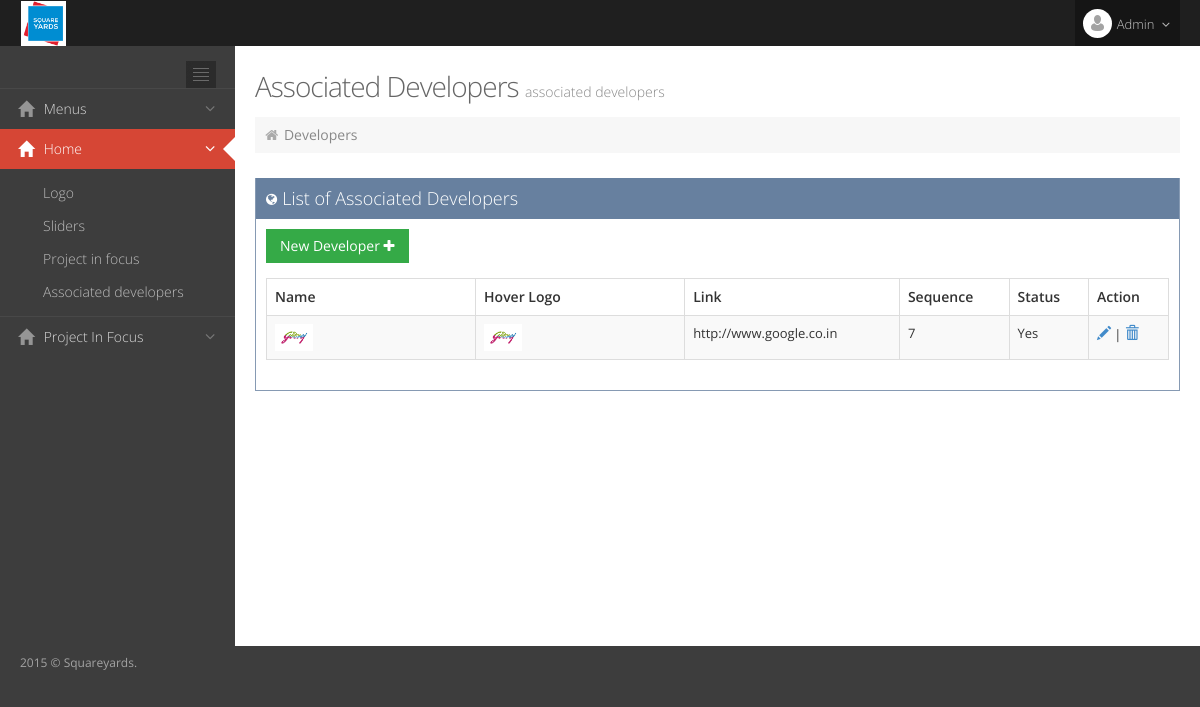
Screenshot of /index.php/associated_developer with the database file from the repository.
### tables this page shows
CREATE TABLE `associated_developers` (
  `id` bigint(20) NOT NULL AUTO_INCREMENT,
  `logo` varchar(500) DEFAULT NULL,
  `logo2` varchar(500) DEFAULT NULL,
  `link` text,
  `sequence` int(2) DEFAULT NULL,
  `status` int(1) DEFAULT '1' COMMENT '1=active, 0=deactive',
  PRIMARY KEY (`id`)
);

### application/controllers/Associated_developer.php (called while the page is built, shortened)
<?php
class Associated_developer extends CI_Controller {
	public function __construct()
    {
            $this->load->helper(array('form', 'url'));
            $this->load->library('upload');
            $this->load->model('home_model');
    }
	public function index()
	{
		$this->data['type']='list';
		$this->data['menu_status']='home';
		$this->data['content']='associated_developers/index.php';
		$data2=$this->home_model->selectAssDevelopers();
		$this->data['data']=$data2;
		$this->load->view('index', $this->data);
	}
}

### index.php (called while the page is built, shortened)
<?php
require_once BASEPATH.'core/CodeIgniter.php';

### application/models/home_model.php (called while the page is built, shortened)
<?php  if (! defined('BASEPATH')) exit('No direct script access allowed');
class Home_model extends CI_Model
{
	public function selectAssDevelopers(){
		$query=$this->db->get('associated_developers');
		return $query->result_array();
	}
}

### application/views/associated_developers/index.php (the view, shortened to what this page needs)
<div class="page-content-wrapper">
		<div class="page-content">
			<h3 class="page-title">
			Associated Developers <small>associated developers</small>
			</h3>
			<div class="page-bar">
				<ul class="page-breadcrumb">
					<li>
						<i class="fa fa-home"></i>
						<a href="#">Developers</a>
					</li>
				</ul>
			</div>
			<div class="row">
				<div class="col-md-12">
					<div class="portlet box blue-hoki">
						<div class="portlet-title">
							<div class="caption">
								<i class="fa fa-globe"></i>List of Associated Developers
							</div>
						</div>
						<div class="portlet-body">
							<div class="table-toolbar">
								<div class="row">
									<div class="col-md-6">
										<div class="btn-group">
											<a href="<?php echo base_url();?>index.php/associated_developer/add"><button class="btn green" id="sample_editable_1_new">
											New Developer <i class="fa fa-plus"></i>
											</button>
											</a>
										</div>
									</div>
								</div>
							</div>
							<table class="table table-striped table-bordered table-hover" id="sample_1">
							<thead>
							<tr>
								<th>
									 Name
								</th>
								<th>
									 Hover Logo
								</th>
								<th>
									 Link
								</th>
								<th>
									 Sequence
								</th>
								<th>
									 Status
								</th>
								<th>
									Action
								</th>
							</tr>
							</thead>
							<tbody>
							<?php
							foreach ($data as $keyres => $valueres) {
							?>
							<tr>
								<td>
									 <img src="<?php echo base_url();?>images/associated_developer/<?php echo $valueres['logo'];?>" width="20%" height="auto">
								</td>
								<td>
									 <img src="<?php echo base_url();?>images/associated_developer/<?php echo $valueres['logo2'];?>" width="20%" height="auto">
								</td>
								<td>
									 <?php echo trim($valueres['link']);?>
								</td>
								<td>
									 <?php echo trim($valueres['sequence']);?>
								</td>
								<td>
									 <?php if(trim($valueres['status'])==1) echo "Yes"; else echo "No";?>
								</td>
								<td>
									 <a href="<?php echo base_url();?>index.php/associated_developer/edit/<?php echo $valueres['id'];?>" class="glyphicon glyphicon-pencil"></a>
									 <?php if(trim($valueres['status'])==1){
									 echo "|";
									  ?>
									 	<a href="<?php echo base_url();?>index.php/associated_developer/delete/<?php echo $valueres['id'];?>" class="glyphicon glyphicon-trash" onclick="return confirm('Are you sure do you want to Delete developer!')"></a>
									 <?php
									  }
									  ?>
								</td>
							</tr>
							<?php
							}
							?>
							</tbody>
							</table>
						</div>
					</div>
				</div>
			</div>
		</div>
	</div>

### assets/admin/layout/css/layout.css (style rules this page uses)
.page-header, .page-sidebar-wrapper, .page-content-wrapper, .page-footer { transition: margin 0.3s; }
.page-title { padding: 0px; font-size: 28px; letter-spacing: -1px; display: block; color: #666; margin: 0px 0px 15px 0px; font-weight: 300; font-family: "Open Sans", sans-serif; }
.page-title small { font-size: 14px; letter-spacing: 0px; font-weight: 300; color: #888; }
.page-bar { padding: 0px; background-color: #f7f7f7; margin-bottom: 25px; }
.page-bar:before, .page-bar:after { content: " "; display: table; }
.page-bar:after { clear: both; }
.page-bar .page-breadcrumb { display: inline-block; float: left; padding: 8px; margin: 0; list-style: none; }
.page-bar .page-breadcrumb > li { display: inline-block; }
.page-bar .page-breadcrumb > li > a, .page-bar .page-breadcrumb > li > span { color: #888; font-size: 14px; text-shadow: none; }
.page-bar .page-breadcrumb > li > i { color: #aaa; font-size: 14px; text-shadow: none; }
.page-content { margin-top: 0px; padding: 0px; background-color: #fff; }
@media (min-width: 992px) { .page-content-wrapper { float: left; width: 100%; } }
@media (min-width: 992px) { .page-content-wrapper .page-content { margin-left: 235px; margin-top: 0px; min-height: 600px; padding: 25px 20px 10px 20px; } }

### assets/admin/layout/css/themes/default.css (style rules this page uses)
body { background-color: #3d3d3d; }

### rows the page displays
associated_developers: logo (picture), logo2 (picture), link "http://www.google.co.in", sequence "7", status "Yes"
